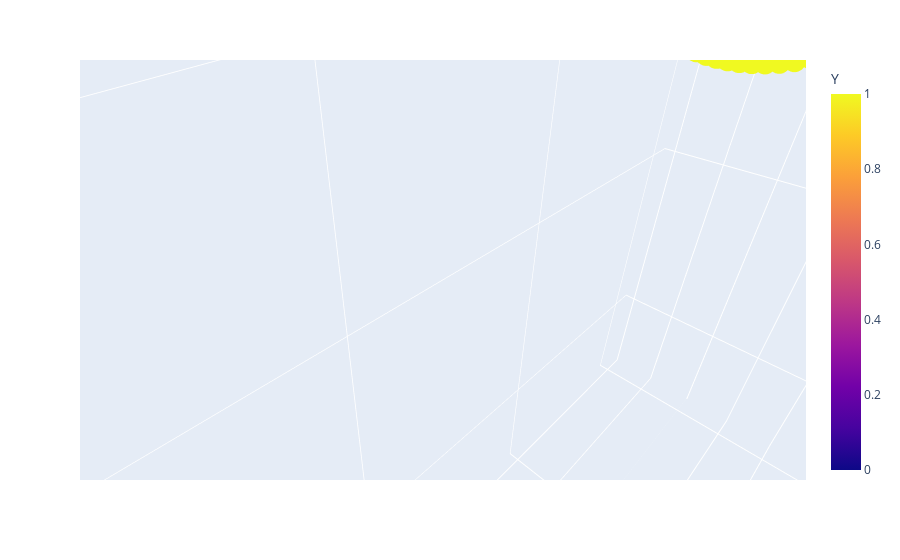

Notebook code for this chart:
### Code cell
fig = px.scatter_3d(df1, x= "x1square", y = "x2square", z = "x1x2", color = "Y")
fig.show()

### Figure 1 — Plotly figure (JSON) as saved in the notebook; plotly's stock layout.template omitted (floating-point values rounded to 4 significant figures; data arrays with more than 128 entries replaced by an {"elided": "..."} marker saying what was removed)
{"data": [{"hovertemplate": "x1square=%{x}<br>x2square=%{y}<br>x1x2=%{z}<br>Y=%{marker.color}<extra></extra>", "legendgroup": "", "marker": {"color": {"elided": "332 int values"}, "coloraxis": "coloraxis", "symbol": "circle"}, "mode": "markers", "name": "", "scene": "scene", "showlegend": false, "type": "scatter3d", "x": {"elided": "332 float values"}, "y": {"elided": "332 float values"}, "z": {"elided": "332 float values"}}], "layout": {"autosize": true, "coloraxis": {"colorbar": {"title": {"text": "Y"}}, "colorscale": [[0, "#0d0887"], [0.1111, "#46039f"], [0.2222, "#7201a8"], [0.3333, "#9c179e"], [0.4444, "#bd3786"], [0.5556, "#d8576b"], [0.6667, "#ed7953"], [0.7778, "#fb9f3a"], [0.8889, "#fdca26"], [1, "#f0f921"]]}, "legend": {"tracegroupgap": 0}, "margin": {"t": 60}, "scene": {"aspectmode": "auto", "aspectratio": {"x": 1.42, "y": 0.5138, "z": 1.37}, "camera": {"center": {"x": 0, "y": 0, "z": 0}, "eye": {"x": 0.01086, "y": 0.01086, "z": 0.01086}, "projection": {"type": "perspective"}, "up": {"x": 0, "y": 0, "z": 1}}, "domain": {"x": [0, 1], "y": [0, 1]}, "xaxis": {"title": {"text": "x1square"}, "type": "linear"}, "yaxis": {"title": {"text": "x2square"}, "type": "linear"}, "zaxis": {"title": {"text": "x1x2"}, "type": "linear"}}}}
